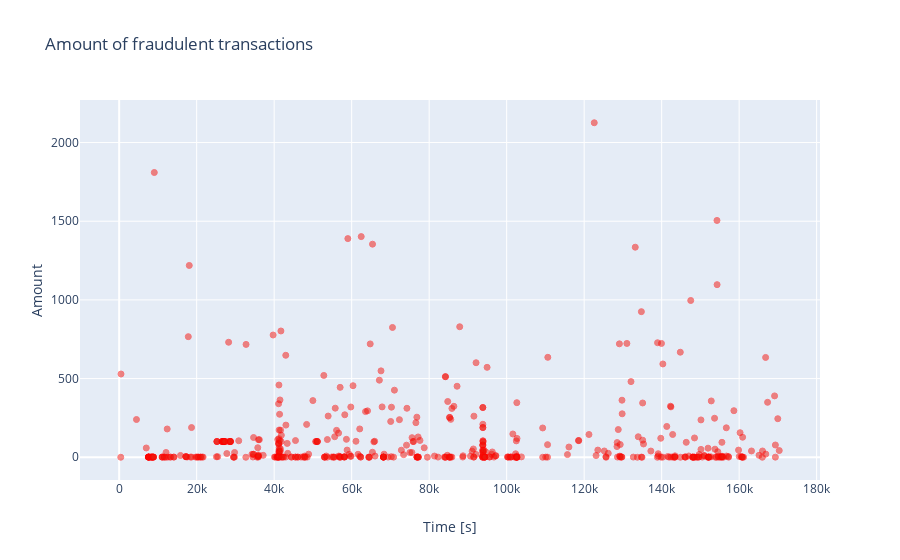

The cell this chart's notebook holds for it:
### Markdown cell above
Fraudulent transactions have a higher mean value but a smaller median (50th percentile) than a valid transaction. So the distributions is very skewd.
It means that most part of fraudulent transactions have smaller values, but the ones above makes the mean 

Let's plot the fraudulent transactions (amount) against time. 
The time is shown is seconds from the start of the time period (totaly 48h, over 2 days).

### Code cell
fraud = data_df.loc[data_df['Class'] == 1]

trace = go.Scatter(x = fraud['Time'],
                   y = fraud['Amount'],
                   name="Amount",
                   marker=dict(color='rgb(238,23,11)',
                               line=dict(color='red',
                                         width=1),
                               opacity=0.5,
                              ),
                   text= fraud['Amount'],
                   mode = "markers"
                  )

data = [trace]

layout = dict(title = 'Amount of fraudulent transactions',
              xaxis = dict(title = 'Time [s]', showticklabels=True), 
              yaxis = dict(title = 'Amount'),
              hovermode='closest'
             )

fig = dict(data=data, layout=layout)

iplot(fig, filename='fraud-amount')

### Figure 1 — Plotly figure (JSON) as saved in the notebook; plotly's stock layout.template omitted (floating-point values rounded to 4 significant figures; data arrays with more than 128 entries replaced by an {"elided": "..."} marker saying what was removed)
{"data": [{"marker": {"color": "rgb(238,23,11)", "line": {"color": "red", "width": 1}, "opacity": 0.5}, "mode": "markers", "name": "Amount", "text": {"elided": "492 float values"}, "type": "scatter", "x": {"elided": "492 int values"}, "y": {"elided": "492 float values"}}], "layout": {"hovermode": "closest", "title": {"text": "Amount of fraudulent transactions"}, "xaxis": {"showticklabels": true, "title": {"text": "Time [s]"}}, "yaxis": {"title": {"text": "Amount"}}}}
